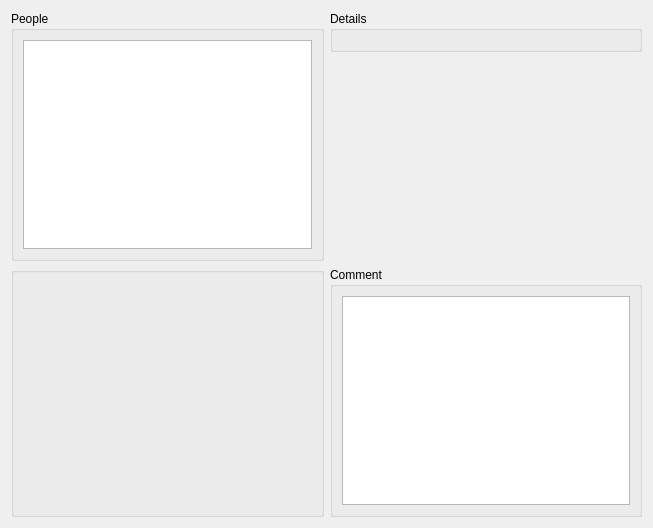
<?xml version="1.0" encoding="UTF-8"?>
<!--
  This is custom Qt designer .ui format.
  It differs from standard by introducing <binding> tags instead of property values.
  Requires custom loader provided by qtbind package. Not loadable into Qt designer.
-->
<ui version="4.0">
 <class>Form</class>
 <widget class="QWidget" name="Form">
  <property name="geometry">
   <rect>
    <x>0</x>
    <y>0</y>
    <width>653</width>
    <height>528</height>
   </rect>
  </property>

  <property name="windowTitle">
   <string>Form</string>
  </property>

  <layout class="QGridLayout" name="gridLayout">

   <item row="0" column="0">
    <widget class="QGroupBox" name="groupBox">
     <property name="title">
      <string>People</string>
     </property>
     <layout class="QGridLayout" name="gridLayout_2">
      <item row="0" column="0">
       <widget class="QListWidget" name="listWidget"/>
      </item>
     </layout>
    </widget>
   </item>

   <item row="0" column="1" alignment="Qt::AlignTop">
    <widget class="QGroupBox" name="groupBox_2">
     <property name="title">
      <string>Details</string>
     </property>
     <layout class="QGridLayout" name="gridLayout_3">
      <item row="0" column="0">
       <widget class="PersonView" name="_details" native="true"/>
      </item>
     </layout>
    </widget>
   </item>

   <item row="1" column="0">
    <widget class="QGroupBox" name="groupBox_3">
     <property name="title"><binding path="name" mode="READ"/></property>
     <layout class="QGridLayout">
      <item row="0" column="0" alignment="Qt::AlignTop">
       <widget class="PersonView" name="_leader" native="true"/>
      </item>
     </layout>
    </widget>
   </item>

   <item row="1" column="1">
    <widget class="QGroupBox" name="groupBox_4">
     <property name="title"><string>Comment</string></property>
     <layout class="QGridLayout">
       <item row="0" column="0">
        <widget class="QTextEdit" name="_comment">
         <property name="text"><binding path="comment"/></property>
        </widget>
       </item>
     </layout>
    </widget>
   </item>

  </layout>
 </widget>

 <customwidgets>
  <customwidget>
   <class>PersonView</class>
   <extends>QWidget</extends>
   <header>views.personview</header>
   <container>1</container>
  </customwidget>
 </customwidgets>
 <resources/>

 <connections/>
</ui>
